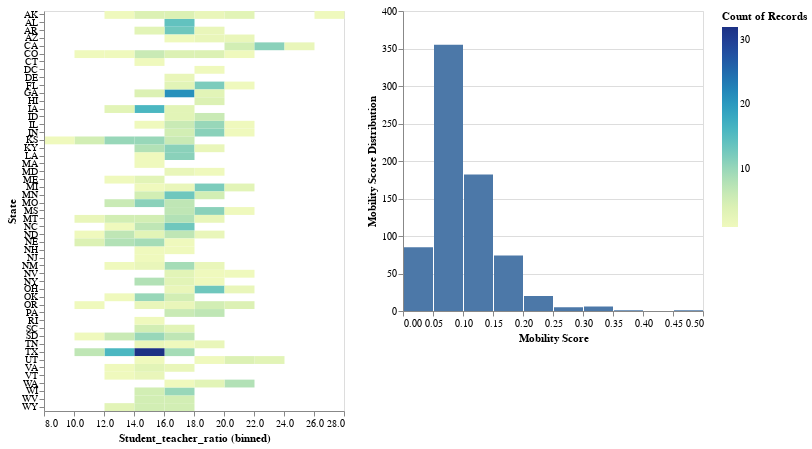

Notebook code cell kept with this figure:
### Code cell
brush = alt.selection_interval(encodings=['x','y'])

chart1 = alt.Chart(mobility).mark_rect().encode(
    alt.X("Student_teacher_ratio:Q", bin=alt.Bin(maxbins=10)),
    alt.Y("State:O"),
    alt.Color("count()")
).properties(
    height=400
).add_selection(brush)

chart2 = alt.Chart(mobility).mark_bar().encode(
    alt.X("Mobility:Q", bin=True, axis=alt.Axis(title='Mobility Score')),
    alt.Y("count()", axis=alt.Axis(title='Mobility Score Distribution'))
).transform_filter(brush)

chart = chart1.properties(width=300) | chart2.properties(width=300)

chart

### Figure 1 — Vega-Lite specification as saved in the notebook (floating-point values rounded to 4 significant figures; data arrays with more than 128 entries replaced by an {"elided": "..."} marker saying what was removed)
{"config": {"view": {"continuousWidth": 400, "continuousHeight": 300}}, "hconcat": [{"mark": "rect", "encoding": {"color": {"aggregate": "count", "type": "quantitative"}, "x": {"bin": {"maxbins": 10}, "field": "Student_teacher_ratio", "type": "quantitative"}, "y": {"field": "State", "type": "ordinal"}}, "height": 400, "selection": {"selector003": {"type": "interval", "encodings": ["x", "y"]}}, "width": 300}, {"mark": "bar", "encoding": {"x": {"axis": {"title": "Mobility Score"}, "bin": true, "field": "Mobility", "type": "quantitative"}, "y": {"aggregate": "count", "axis": {"title": "Mobility Score Distribution"}, "type": "quantitative"}}, "transform": [{"filter": {"selection": "selector003"}}], "width": 300}], "data": {"name": "data-b10526190cf48649f6e7312c7784ddd8"}, "$schema": "https://vega.github.io/schema/vega-lite/v4.17.0.json", "datasets": {"data-b10526190cf48649f6e7312c7784ddd8": {"elided": "741 records"}}}
